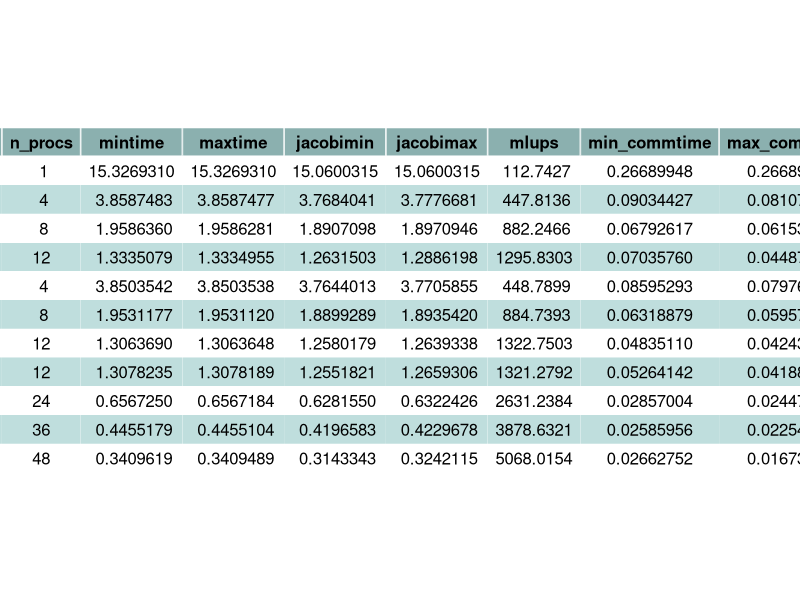
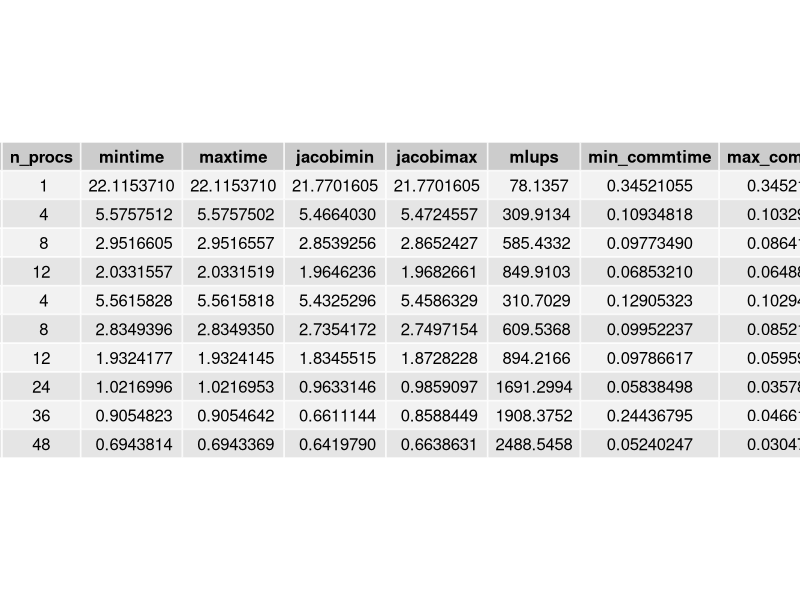
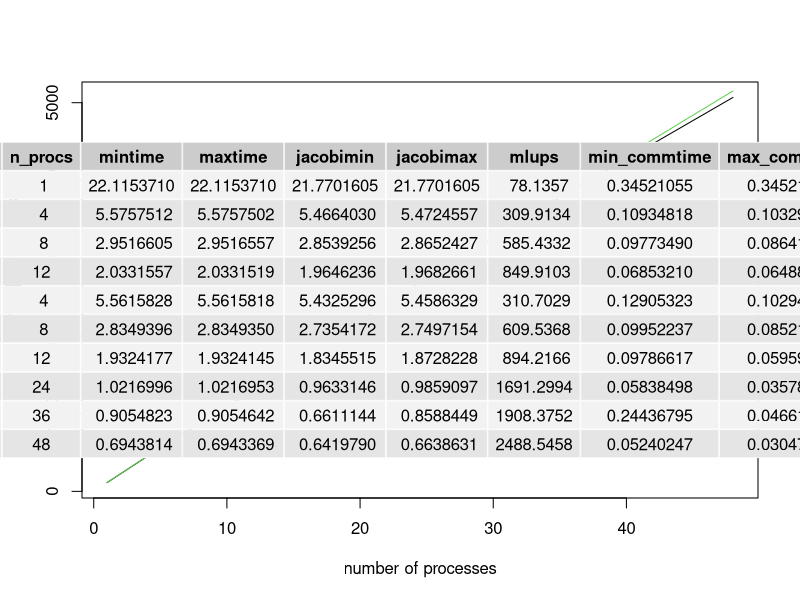
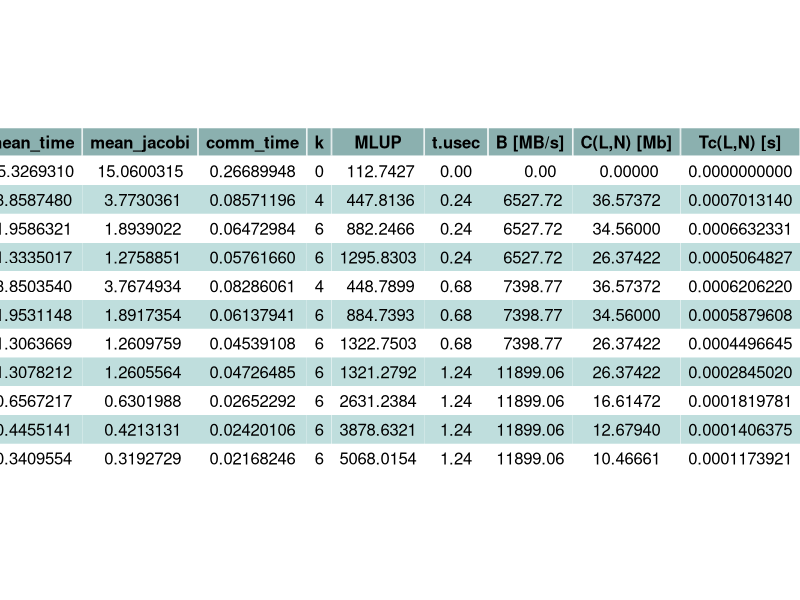

Reproduce these figures in R, in order. (Note: this script raises an error after producing the figures.)
# read csv assignment 1, section 3
library(ggplot2)
library(gridExtra)
library(grid)

# read results and see chek for scalabilit
setwd("~/DSSC/hpc_assignment1/section3")

color_df <- data.frame(color = c("#ffffff", "#bfdedd"), stringsAsFactors = FALSE)
my_table_theme <- ttheme_default(core=list(bg_params = list(fill = color_df$color[1:2], col=NA)), colhead =list(bg_params=list(fill ="#8bb0af")))

#read csv about results obtained on cpu nodes
jacobi <- data.frame(read.csv("results_cpu.csv"))
jacobi$min_commtime <- jacobi$mintime - jacobi$jacobimin
jacobi$max_commtime <- jacobi$maxtime - jacobi$jacobimax

grid.table(jacobi, rows=NULL, theme = my_table_theme)
grid.newpage()


#read csv about results obtained on gpu nodes
jacobi_gpu <- data.frame(read.csv("results_gpu.csv"))
jacobi_gpu$min_commtime <- jacobi_gpu$mintime - jacobi_gpu$jacobimin
jacobi_gpu$max_commtime <- jacobi_gpu$maxtime - jacobi_gpu$jacobimax

grid.table(jacobi_gpu, rows=NULL)
grid.newpage()

#build table for cpu nodes
jacobi_res <- jacobi[,1:2]
jacobi_res$mean_time <- (jacobi$mintime +jacobi$maxtime)/2
jacobi_res$mean_jacobi <- (jacobi$jacobimin +jacobi$jacobimax)/2
jacobi_res$comm_time <- (jacobi_res$mean_time - jacobi_res$mean_jacobi)
jacobi_res$k <- c(0,4,6,6,4,6,6,6,6,6,6)
jacobi_res$MLUP <- jacobi[,7]
jacobi_res$t.usec <- c(0,0.24,0.24,0.24,0.68,0.68,0.68,1.24,1.24,1.24,1.24)
jacobi_res$'B [MB/s]' <- c(0,6527.72,6527.72,6527.72,7398.77,7398.77,7398.77,11899.06,11899.06,11899.06,11899.06)

subdomain <- 1200/jacobi_res$n_procs^(1/3)
jacobi_res$'C(L,N) [Mb]' <- c(0,subdomain[-1]^2*jacobi_res$k[-1]*16*10^(-6))
jacobi_res$'Tc(L,N) [s]' <- c(0,jacobi_res$'C(L,N) [Mb]'[-1]/(jacobi_res$'B [MB/s]'[-1] * 8) + jacobi_res$k[-1]*jacobi_res$t.usec[-1]*10^(-6))
jacobi_res$'P(L,N) [MLUP/sec]' <- 1200^3/((jacobi_res$mean_jacobi[1]/jacobi_res$n_procs + jacobi_res$comm_time)*10^6)

png("jacobi_res.png", width=1000,height=480,bg = "white")
grid.table(jacobi_res, rows=NULL, theme = my_table_theme)
dev.off()

plot(jacobi_res$n_procs, jacobi_res$MLUP, xlab="number of processes", ylab="Performance [MLUPs/sec]", type='l')
lines(jacobi_res$n_procs, jacobi_res$'P(L,N) [MLUP/sec]', xlab="number of processes", ylab="Performance [MLUPs/sec]", type='l', col=3)


#gpu
jacobi_gpu <- data.frame(read.csv("results_gpu.csv"))
jacobi_gpu$min_commtime <- jacobi_gpu$mintime - jacobi_gpu$jacobimin
jacobi_gpu$max_commtime <- jacobi_gpu$maxtime - jacobi_gpu$jacobimax

grid.table(jacobi_gpu, rows=NULL)

#build table for gpu nodes
jacobi_gpu_res <- jacobi_gpu[,1:2]
jacobi_gpu_res$mean_time <- (jacobi_gpu$mintime +jacobi_gpu$maxtime)/2
jacobi_gpu_res$mean_jacobi <- (jacobi_gpu$jacobimin +jacobi_gpu$jacobimax)/2
jacobi_gpu_res$comm_time <- (jacobi_gpu_res$mean_time - jacobi_gpu_res$mean_jacobi)
jacobi_gpu_res$k <- c(0,4,6,6,4,6,6,6,6,6)
jacobi_gpu_res$MLUP <- jacobi_gpu[,7]
jacobi_gpu_res$t.usec <- c(0,0.24,0.24,0.24,0.68,0.68,0.68,1.24,1.24,1.24)
jacobi_gpu_res$'B [MB/s]' <- c(0,6527.72,6527.72,6527.72,7398.77,7398.77,7398.77,7398.77,7398.77,7398.77)

subdomain <- 1200/jacobi_gpu_res$n_procs^(1/3)
jacobi_gpu_res$'C(L,N) [Mb]' <- c(0,subdomain[-1]^2*jacobi_gpu_res$k[-1]*16/1000000)
jacobi_gpu_res$'Tc(L,N) [s]' <- c(0,jacobi_res$'C(L,N) [Mb]'[-1]/(jacobi_res$'B [MB/s]'[-1] * 8) + jacobi_gpu_res$k[-1]*jacobi_gpu_res$t.usec[-1]*10^(-6))
jacobi_gpu_res$'P(L,N) [MLUP/sec]' <- 1200^3/((jacobi_gpu_res$mean_jacobi[1]/jacobi_gpu_res$n_procs + jacobi_gpu_res$comm_time)*10^6)

png("jacobi_gpu_res.png", width=1000,height=480,bg = "white")
grid.table(jacobi_gpu_res, rows=NULL, theme = my_table_theme)
dev.off()



########
#STRONG SCALABILITY on cpu nodes
#simple plot for scalability wtr to the number of processor
png("cpu_gpu_comparison.png", width=1000,height=480,bg = "white")
par(mfrow=c(1,2))
plot( jacobi$n_procs[c(1:4,9,10,11)], jacobi$mlups[c(1:4,9,10,11)], xlab="number of processes", ylab="Performance [MLUPs/sec]", type='l',lwd=2, main="CPU nodes")
points(jacobi$n_procs[c(1:4,9,10,11)], jacobi$mlups[c(1:4,9,10,11)],pch=16)
slope = (jacobi$mlups[2] - jacobi$mlups[1])/(jacobi$n_procs[2] - jacobi$n_procs[1])
curve(slope*x, add=T)
legend(1, 5000, legend=c("Linear","Experimental"), lty=c(1,2), lwd=c(1,2))

#STRONG SCALABILITY on gpu nodes
#simple plot for scalability wtr to the number of processor
plot( jacobi_gpu$n_procs[c(1:4,8,9,10)], jacobi_gpu$mlups[c(1:4,8,9,10)], xlab="number of processes", ylab="Performance [MLUPs/sec]", type='l',lwd=2, main="GPU nodes")
points(jacobi_gpu$n_procs[c(1:4,8,9,10)], jacobi_gpu$mlups[c(1:4,8,9,10)],pch=16)
slope = (jacobi_gpu$mlups[2] - jacobi_gpu$mlups[1])/(jacobi_gpu$n_procs[2] - jacobi_gpu$n_procs[1])
curve(slope*x, add=T)
legend(1, 2500, legend=c("Linear", "Experimental"), lwd=c(1,2))
segments(24,0,24,jacobi_gpu$mlups[8],lty=2)

dev.off()

# time taken
#plot( jacobi$n_procs[c(1:4,9,10,11)], jacobi$maxtime[c(1:4,9,10,11)], xlab="number of processes", ylab="Time taken [sec]", type='l',lwd=2)
#points(jacobi$n_procs[c(1:4,9,10,11)], jacobi$maxtime[c(1:4,9,10,11)],pch=16)

#WEAK SCALABILITY on cpu nodes
#read csv about results obtained for a fixed problem size per processor
jacobi_weak <- data.frame(read.csv("results_weak.csv"))
jacobi_weak$min_commtime <- jacobi_weak$mintime - jacobi_weak$jacobimin
jacobi_weak$max_commtime <- jacobi_weak$maxtime - jacobi_weak$jacobimax

#build table for cpu nodes weak scalability
jacobi_weak_res <- jacobi_weak[,1:2]
jacobi_weak_res$mean_time <- (jacobi_weak$mintime +jacobi_weak$maxtime)/2
jacobi_weak_res$mean_jacobi <- (jacobi_weak$jacobimin +jacobi_weak$jacobimax)/2
jacobi_weak_res$comm_time <- (jacobi_weak_res$mean_time - jacobi_weak_res$mean_jacobi)
jacobi_weak_res$k <- c(0,4,6,6,4,6,6,6,6,6,6)
jacobi_weak_res$MLUP <- jacobi_weak[,7]
jacobi_weak_res$t.usec <- c(0,0.24,0.24,0.24,0.68,0.68,0.68,1.24,1.24,1.24,1.24)
jacobi_weak_res$'B [MB/s]' <- c(0,6527.72,6527.72,6527.72,7398.77,7398.77,7398.77,11899.06,11899.06,11899.06,11899.06)

jacobi_weak_res$'C(L,N) [Mb]' <- c(0,1200^2*jacobi_weak_res$k[-1]*16*10^(-6))
jacobi_weak_res$'Tc(L,N) [s]' <- c(0,jacobi_weak_res$'C(L,N) [Mb]'[-1]/(jacobi_weak_res$'B [MB/s]'[-1] * 8) + jacobi_weak_res$k[-1]*jacobi_weak_res$t.usec[-1]*10^(-6))
jacobi_weak_res$'P(L,N) [MLUP/sec]' <- (1200^3 * jacobi_weak_res$n_procs)/((jacobi_weak_res$mean_jacobi[1] + jacobi_weak_res$comm_time)*10^6)

#png("jacobi_res.png", width=1000,height=480,bg = "white")
grid.table(jacobi_weak_res, rows=NULL, theme = my_table_theme)
#dev.off()

layout(1)
plot( jacobi_weak$n_procs[c(1:4,9,10,11)], jacobi_weak$mlups[c(1:4,9,10,11)], xlab="number of processes", ylab="Performance [MLUPs/sec]", type='l',lwd=2)
points(jacobi_weak$n_procs[c(1:4,9,10,11)], jacobi_weak$mlups[c(1:4,9,10,11)],pch=16)
slope = (jacobi_weak$mlups[2] - jacobi_weak$mlups[1])/(jacobi_weak$n_procs[2] - jacobi_weak$n_procs[1])
curve(slope*x, add=T)
legend(1, 5000, legend=c("Linear", "Experimental"), lwd=c(1,2))
